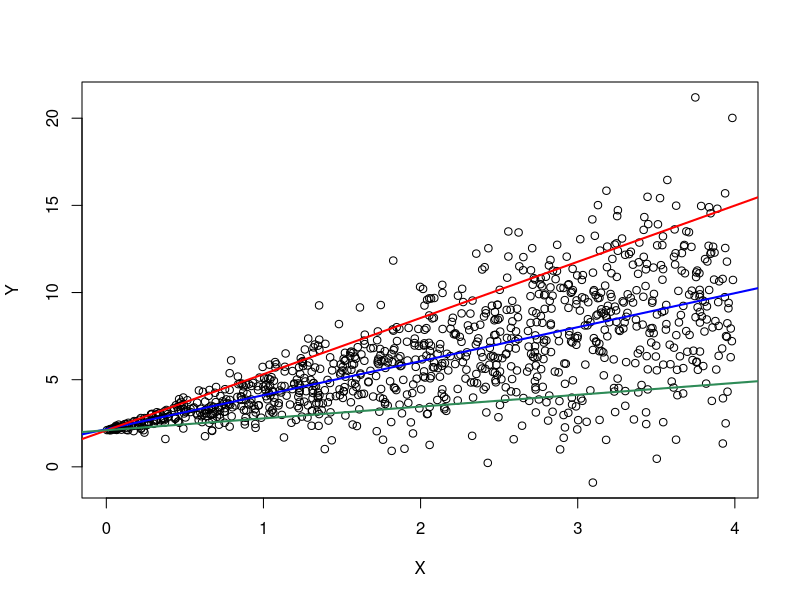

This chart was generated by the following R code: (Note: a time limit stopped this script after it produced the figure.)
library(ggplot2)
library(dplyr)
library(patchwork)
library(quantreg)



# primo esempio (solo per chiarire) -----------------------------------------------------------
n = 1000
sig=1
beta0 = 2.1
beta1 = 2
set.seed(12345)
X = runif(n, 0, 4)

# heteroskedastic error
eps <- X*rnorm(n,sd=sig)
Y = beta0 + beta1*X + eps

beta0.90=beta0
# True slope of the .90 quantile function
beta1.90 = beta1 + qnorm(.90,sd=sig) 
beta1.90
library(quantreg)  
fit.90 = rq(Y ~ X, tau = .90)
summary(fit.90)

plot(X,Y)
abline(lm(Y~X), lwd=2, col="blue")
abline(rq(Y~X,tau=.9), lwd=2, col="red")
abline(rq(Y~X,tau=.1), lwd=2, col="seagreen")

#lapply(seq(0.1, 0.9, by=0.1), function(tt) abline(rq(Y~X, tau=tt)))


# errore nella rq ---------------------------------------------------------
simulazione_rq <- function(n = 100, u_sigma = 0.75, tt=.9, se = "ker", bsmethod= NA, R = NA) {
  varX = 2
  varU = u_sigma
  varZ = 1
  x = as.matrix(rnorm(n, 3, varX), ncol = 1) # Unobservable variable
  z = as.matrix(rnorm(n, 5, varZ), ncol = 1) # Measurable variable (without any error)
  u = as.matrix(rnorm(n, 0, varU), ncol = 1) # Measurement error
  w = x + u                                  # Variable measuring X (with error)
  eps = x[1:n, 1] * rnorm(n, 0, 1)           # Heteroskedastic error
  
  b0 = 2
  bx = 1
  bz = 3
  y = b0 + bx * x[1:n, 1] + bz * z[1:n, 1] + eps
  dat = data.frame(y = y,
                   w = w,
                   z = z,
                   x = x)
  
 # tt = .9
  modxz = rq(y ~ x + z, data = dat, tau = tt)
  summary(modxz,se=se, bsmethod=bsmethod, R=R)
  
  modwz = rq(y ~ w + z, data = dat, tau = tt)
  summary(modwz,se=se, bsmethod=bsmethod, R=R)
  
}


u_sigma <- seq(0, 5, by=0.2)
n_sim <- 1:500

taus <- c(0.9,0.1,seq(0.8,0.2,by=-0.1))

for(i in 1:length(taus)){

simulazione <- expand.grid(n_sim = n_sim, u_sigma = u_sigma)

simulazione_lista <- lapply(1:nrow(simulazione), 
                            function(x) simulazione_rq(n=100, u_sigma=simulazione[x, ]$u_sigma , tt=taus[i]))


simulazione$beta0=sapply(simulazione_lista, function(x) coef(x)[1])
simulazione$betaW=sapply(simulazione_lista, function(x) coef(x)[2])
simulazione$betaZ=sapply(simulazione_lista, function(x) coef(x)[3])
simulazione$beta0_se = sapply(simulazione_lista, function(x) coef(x)[,2][1])
simulazione$betaW_se = sapply(simulazione_lista, function(x) coef(x)[,2][2])
simulazione$betaZ_se = sapply(simulazione_lista, function(x) coef(x)[,2][3])
simulazione$betaW_p = sapply(simulazione_lista, function(x) coef(x)[,4][2])
simulazione$betaZ_p = sapply(simulazione_lista, function(x) coef(x)[,4][3])


simulazione_lista_boot <- lapply(1:nrow(simulazione), 
                            function(x) simulazione_rq(n=100, u_sigma=simulazione[x, ]$u_sigma , tt=taus[i], 
                                                       se = "boot", bsmethod= "xy",R = 500))

simulazione$beta0_se_boot = sapply(simulazione_lista_boot, function(x) coef(x)[,2][1])
simulazione$betaW_se_boot = sapply(simulazione_lista_boot, function(x) coef(x)[,2][2])
simulazione$betaZ_se_boot = sapply(simulazione_lista_boot, function(x) coef(x)[,2][3])

# true parameters ---------------------------------------------------------

true_coef <- simulazione %>%
  filter(u_sigma == 0) %>%
  select(beta0, betaW, betaZ) %>%
  apply(2, mean)
true_coef
# 0.9
# beta0    betaW    betaZ 
# 3.276685 1.898559 2.988795 
# 0.1
# beta0     betaW     betaZ 
# 0.7911875 0.1018745 2.9957438 


# Plots -------------------------------------------------------------------

# beta0, betaW and betaZ 

beta0 <- simulazione %>% 
  group_by(u_sigma) %>% 
  summarise(beta0_mean = mean(beta0), 
            beta0_min = min(beta0), 
            beta0_max = max(beta0)) %>% 
  ggplot() + 
  geom_ribbon(aes(x= u_sigma, 
                  ymin = beta0_min, 
                  ymax = beta0_max), fill="gray80") +
  geom_line(aes(u_sigma, beta0_mean)) +
  geom_hline(yintercept=true_coef[1], linetype="dotted") +
  #geom_hline(yintercept=2, linetype="dotted") +
  theme_minimal() +
  xlab("Variance of Measurement Error") +
  ylab("Beta 0") +
  ggtitle(paste("Beta 0", taus[i])) #+
  #xlim(c(0, 1))+
  #ylim(c(-10,10))

betaW <- simulazione %>% 
  group_by(u_sigma) %>% 
  summarise(betaW_mean = mean(betaW), 
            betaW_min = min(betaW), 
            betaW_max = max(betaW)) %>% 
  ggplot() + 
  geom_ribbon(aes(x= u_sigma, 
                  ymin = betaW_min, 
                  ymax = betaW_max), fill="gray80") +
  geom_line(aes(u_sigma, betaW_mean)) +
  geom_hline(yintercept=true_coef[2], linetype="dotted") +
  #geom_hline(yintercept=1, linetype="dotted") +
  theme_minimal() +
  xlab("Variance of Measurement Error") +
  ylab("Beta W") +
  ggtitle(paste("Beta W", taus[i]))#+
  #xlim(c(0, 1))+
  #ylim(c(-10,10))

betaZ <- simulazione %>% 
  group_by(u_sigma) %>% 
  summarise(betaZ_mean = mean(betaZ), 
            betaZ_min = min(betaZ), 
            betaZ_max = max(betaZ)) %>% 
  ggplot() + 
  geom_ribbon(aes(x= u_sigma, 
                  ymin = betaZ_min, 
                  ymax = betaZ_max), fill="gray80") +
  geom_line(aes(u_sigma, betaZ_mean)) +
  geom_hline(yintercept=true_coef[3], linetype="dotted") +
  #geom_hline(yintercept=3, linetype="dotted") +
  theme_minimal() +
  xlab("Variance of Measurement Error") +
  ylab("Beta Z") +
  ggtitle(paste("Beta Z", taus[i]))#+
  #xlim(c(0, 1))+
  #ylim(c(-10,10))


beta0 | betaW | betaZ
setwd("Y:/Desktop/PhD Bicocca/ReadingGroups/Some issues in stat model/QuantileRegression/")
ggsave(paste("figures/quant_reg",taus[i],".pdf", sep=""),
       beta0 | betaW | betaZ, height = 4, width = 8)

# beta0, betaW and betaZ standard errors (kernel)

beta0_se <- simulazione %>% 
  group_by(u_sigma) %>% 
  summarise(beta0_se_mean = mean(beta0_se), 
            beta0_se_min = min(beta0_se), 
            beta0_se_max = max(beta0_se)) %>% 
  ggplot() + 
  geom_ribbon(aes(x= u_sigma, 
                  ymin = beta0_se_min, 
                  ymax = beta0_se_max), fill="gray80") +
  geom_line(aes(u_sigma, beta0_se_mean)) +
  theme_minimal() +
  xlab("Variance of Measurement Error") +
  ylab("Beta 0 SE") +
  ggtitle(paste("Beta 0 SE (ker)", taus[i])) #+
#xlim(c(0, 1))


betaW_se <- simulazione %>% 
  group_by(u_sigma) %>% 
  summarise(betaW_se_mean = mean(betaW_se), 
            betaW_se_min = min(betaW_se), 
            betaW_se_max = max(betaW_se)) %>% 
  ggplot() + 
  geom_ribbon(aes(x= u_sigma, 
                  ymin = betaW_se_min, 
                  ymax = betaW_se_max), fill="gray80") +
  geom_line(aes(u_sigma, betaW_se_mean)) +
  theme_minimal() +
  xlab("Variance of Measurement Error") +
  ylab("Beta W SE") +
  ggtitle(paste("Beta W SE (ker)", taus[i])) #+
# xlim(c(0, 1))


betaZ_se <- simulazione %>% 
  group_by(u_sigma) %>% 
  summarise(betaZ_se_mean = mean(betaZ_se), 
            betaZ_se_min = min(betaZ_se), 
            betaZ_se_max = max(betaZ_se)) %>% 
  ggplot() + 
  geom_ribbon(aes(x= u_sigma, 
                  ymin = betaZ_se_min, 
                  ymax = betaZ_se_max), fill="gray80") +
  geom_line(aes(u_sigma, betaZ_se_mean)) +
  theme_minimal() +
  xlab("Variance of Measurement Error") +
  ylab("Beta Z SE") +
  ggtitle(paste("Beta Z SE (ker)", taus[i])) #+
# xlim(c(0, 1))


beta0_se | betaW_se | betaZ_se
ggsave(paste("figures/quant_reg_se",taus[i],".pdf", sep=""), 
       beta0_se | betaW_se | betaZ_se, height = 4, width = 8)


# beta0, betaW and betaZ standard errors (bootstrap)

beta0_se_boot <- simulazione %>% 
  group_by(u_sigma) %>% 
  summarise(beta0_se_mean = mean(beta0_se_boot), 
            beta0_se_min = min(beta0_se_boot), 
            beta0_se_max = max(beta0_se_boot)) %>% 
  ggplot() + 
  geom_ribbon(aes(x= u_sigma, 
                  ymin = beta0_se_min, 
                  ymax = beta0_se_max), fill="gray80") +
  geom_line(aes(u_sigma, beta0_se_mean)) +
  theme_minimal() +
  xlab("Variance of Measurement Error") +
  ylab("Beta 0 SE") +
  ggtitle(paste("Beta 0 SE (boot)", taus[i])) #+
#xlim(c(0, 1))


betaW_se_boot <- simulazione %>% 
  group_by(u_sigma) %>% 
  summarise(betaW_se_mean = mean(betaW_se_boot), 
            betaW_se_min = min(betaW_se_boot), 
            betaW_se_max = max(betaW_se_boot)) %>% 
  ggplot() + 
  geom_ribbon(aes(x= u_sigma, 
                  ymin = betaW_se_min, 
                  ymax = betaW_se_max), fill="gray80") +
  geom_line(aes(u_sigma, betaW_se_mean)) +
  theme_minimal() +
  xlab("Variance of Measurement Error") +
  ylab("Beta W SE") +
  ggtitle(paste("Beta W SE (boot)", taus[i])) #+
# xlim(c(0, 1))


betaZ_se_boot <- simulazione %>% 
  group_by(u_sigma) %>% 
  summarise(betaZ_se_mean = mean(betaZ_se_boot), 
            betaZ_se_min = min(betaZ_se_boot), 
            betaZ_se_max = max(betaZ_se_boot)) %>% 
  ggplot() + 
  geom_ribbon(aes(x= u_sigma, 
                  ymin = betaZ_se_min, 
                  ymax = betaZ_se_max), fill="gray80") +
  geom_line(aes(u_sigma, betaZ_se_mean)) +
  theme_minimal() +
  xlab("Variance of Measurement Error") +
  ylab("Beta Z SE") +
  ggtitle(paste("Beta Z SE (boot)", taus[i])) #+
# xlim(c(0, 1))


beta0_se_boot | betaW_se_boot | betaZ_se_boot
ggsave(paste("figures/quant_reg_se_boot",taus[i],".pdf", sep=""), 
       beta0_se_boot | betaW_se_boot | betaZ_se_boot, height = 4, width = 8)


# Power

betaW_test <- simulazione %>% 
  group_by(u_sigma) %>% 
  summarise(betaW_p = mean(betaW_p< 0.05)) %>% 
  ggplot() + 
  geom_line(aes(u_sigma, betaW_p)) +
  theme_minimal() +
  xlab("Variance of Measurement Error") +
  ylab("Power") +
  ggtitle(paste("Power of the test - Beta W", taus[i]))

betaZ_test <- simulazione %>% 
  group_by(u_sigma) %>% 
  summarise(betaZ_p = mean(betaZ_p< 0.05)) %>% 
  ggplot() + 
  geom_line(aes(u_sigma, betaZ_p)) +
  theme_minimal() +
  xlab("Variance of Measurement Error") +
  ylab("Power") +
  ggtitle(paste("Power of the test - Beta Z", taus[i]))

betaW_test | betaZ_test
ggsave(paste("figures/quant_reg_power",taus[i],".pdf", sep=""), 
       betaW_test | betaZ_test, height = 4, width = 8)


}
